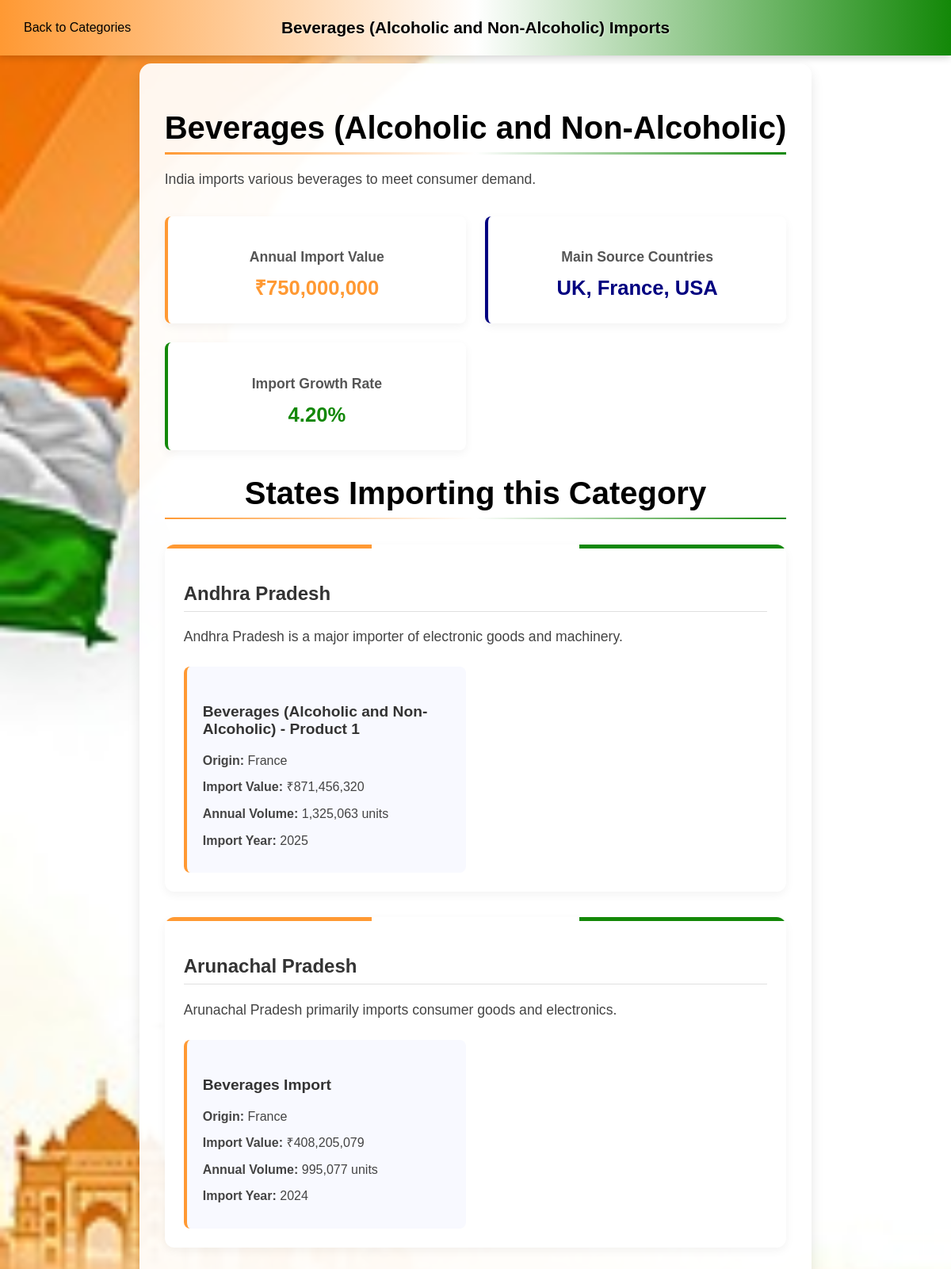
The page /pages/categories_detail.php?id=5 on the database its author committed.
### tables this page shows
CREATE TABLE categories (
    category_id INT AUTO_INCREMENT PRIMARY KEY,
    category_name VARCHAR(100) NOT NULL,
    category_description TEXT,
    category_image VARCHAR(255),
    annual_import_value DECIMAL(15,2),
    main_source_countries TEXT,
    import_growth_rate DECIMAL(5,2)
);

CREATE TABLE states (
    state_id INT AUTO_INCREMENT PRIMARY KEY,
    state_name VARCHAR(100) NOT NULL,
    state_description TEXT,
    state_image VARCHAR(255),
    import_volume DECIMAL(15,2),
    top_import_category VARCHAR(100),
    import_growth_rate DECIMAL(5,2)
);

CREATE TABLE product_imports (
    import_id INT AUTO_INCREMENT PRIMARY KEY,
    product_name VARCHAR(255) NOT NULL,
    state_id INT,
    category_id INT,
    import_value DECIMAL(15,2),
    origin_country VARCHAR(100),
    import_year INT,
    import_volume DECIMAL(15,2),
    FOREIGN KEY (state_id) REFERENCES states(state_id),
    FOREIGN KEY (category_id) REFERENCES categories(category_id)
);

### pages/categories_detail.php (the view, shortened to what this page needs)
<?php
include_once '../includes/db_connect.php';
$category_id = isset($_GET['id']) ? intval($_GET['id']) : 0;
$category_query = "SELECT * FROM categories WHERE category_id = ?";
$stmt = $conn->prepare($category_query);
$stmt->bind_param("i", $category_id);
$stmt->execute();
$category_result = $stmt->get_result();
if($category_result && $category_result->num_rows > 0) {
    $category = $category_result->fetch_assoc();
    $category_name = $category['category_name'];
    $category_description = $category['category_description'];
    $annual_import_value = $category['annual_import_value'];
    $main_source_countries = $category['main_source_countries'];
    $import_growth_rate = $category['import_growth_rate'];
} else {
    echo "<p>Error: Category with ID $category_id not found</p>";
    exit;
}
?>
<!DOCTYPE html>
<html lang="en">
<head>
    <link rel="stylesheet" href="../public/css/categories.css">
</head>
<body>
    <div class="navbar">
        <a href="../pages/categories.php" class="back-link">Back to Categories</a>
        <div><?php echo htmlspecialchars($category_name); ?> Imports</div>
    </div>
    <div class="category-details">
        <h1><?php echo htmlspecialchars($category_name); ?></h1>
        <p><?php echo htmlspecialchars($category_description); ?></p>
        <div class="category-stats">
            <div class="stat-item">
                <h3>Annual Import Value</h3>
                <p>₹<?php echo number_format(htmlspecialchars($annual_import_value)); ?></p>
            </div>
            <div class="stat-item">
                <h3>Main Source Countries</h3>
                <p><?php echo htmlspecialchars($main_source_countries); ?></p>
            </div>
            <div class="stat-item">
                <h3>Import Growth Rate</h3>
                <p><?php echo htmlspecialchars($import_growth_rate); ?>%</p>
            </div>
        </div>
        <h2>States Importing this Category</h2>
        <?php
        $states_query = "SELECT DISTINCT s.state_id, s.state_name, s.state_description
                        FROM states s
                        JOIN product_imports pi ON s.state_id = pi.state_id
                        WHERE pi.category_id = ?";
        $states_stmt = $conn->prepare($states_query);
        if (!$states_stmt) {
            echo "<p>Error preparing states query: " . $conn->error . "</p>";
        } else {
            $states_stmt->bind_param("i", $category_id);
            $states_stmt->execute();
            $states_result = $states_stmt->get_result();
            $states = [];
            if($states_result && $states_result->num_rows > 0) {
                while($row = $states_result->fetch_assoc()) {
                    $states[] = $row;
                }
                foreach($states as $state) {
                    echo "<div class='state-section'>";
                    echo "<h3>" . htmlspecialchars($state['state_name']) . "</h3>";
                    echo "<p>" . htmlspecialchars($state['state_description']) . "</p>";
                    $products_query = "SELECT * FROM product_imports
                                    WHERE state_id = ? AND category_id = ?";
                    $products_stmt = $conn->prepare($products_query);
                    if (!$products_stmt) {
                        echo "<p>Error preparing products query: " . $conn->error . "</p>";
                    } else {
                        $products_stmt->bind_param("ii", $state['state_id'], $category_id);
                        $products_stmt->execute();
                        $products_result = $products_stmt->get_result();
                        echo "<div class='import-items'>";
                        if($products_result && $products_result->num_rows > 0) {
                            while($product = $products_result->fetch_assoc()) {
                                echo "<div class='import-item'>";
                                echo "<h4>" . htmlspecialchars($product['product_name']) . "</h4>";
                                echo "<p><strong>Origin:</strong> " . htmlspecialchars($product['origin_country']) . "</p>";
                                echo "<p><strong>Import Value:</strong> ₹" . number_format(htmlspecialchars($product['import_value'])) . "</p>";
                                echo "<p><strong>Annual Volume:</strong> " . number_format(htmlspecialchars($product['import_volume'])) . " units</p>";
                                echo "<p><strong>Import Year:</strong> " . htmlspecialchars($product['import_year']) . "</p>";
                                echo "</div>";
                            }
                        } else {
                            echo "<p>No products found in this category for this state.</p>";
                        }
                        echo "</div>";
                    }
                    echo "</div>";
                }
            } else {
                echo "<p>No states found importing this category.</p>";
            }
        }
        ?>
    </div>
</body>
</html>

### public/css/categories.css (style rules this page uses)
body { padding-top: 20px; margin: 0; padding: 0; font-family: Arial, sans-serif; background: url('../images/categories/bg.jpg') no-repeat center center fixed; background-size: cover; color: #000; overflow-x: hidden; display: flex; flex-wrap: wrap; justify-content: center; align-items: flex-start; }
.navbar { position: fixed; top: 0; left: 0; width: 100%; background: linear-gradient(90deg, #FF9933, #ffffff, #138808); padding: 15px 0; z-index: 1000; display: flex; align-items: center; height: 40px; color: #000; justify-content: center; box-shadow: 0 2px 10px rgba(0,0,0,0.2); }
.navbar div { font-size: 1.3rem; font-weight: 600; text-shadow: 1px 1px 2px rgba(255,255,255,0.5); position: relative; cursor: pointer; transition: transform 0.3s ease; }
.navbar div::after { content: ''; position: absolute; bottom: -5px; left: 0; width: 100%; height: 2px; background-color: blue; transform: scaleX(0); transform-origin: center; transition: transform 0.3s ease; }
.navbar .back-link { position: absolute; left: 0; top: 50%; transform: translateY(-50%); color: #000; text-decoration: none; padding: 10px 30px; font-weight: 500; transition: transform 0.3s ease; }
.navbar .back-link::after { content: ''; position: absolute; bottom: 5px; left: 30px; width: calc(100% - 60px); height: 2px; background-color: blue; transform: scaleX(0); transform-origin: left; transition: transform 0.3s ease; }
.category-details { max-width: 1200px; margin: 80px auto 2rem; padding: 1.5rem; background-color: rgba(255, 255, 255, 0.92); border-radius: 15px; box-shadow: 0 8px 16px rgba(0, 0, 0, 0.1); }
.category-details h1 { font-size: 2.5rem; color: #000; margin-bottom: 1rem; border-bottom: 3px solid; border-image: linear-gradient(to right, #FF9933, #ffffff, #138808) 1; padding-bottom: 0.5rem; text-align: center; }
.category-details p { font-size: 1.1rem; margin-bottom: 1.5rem; color: #444; line-height: 1.6; }
.category-stats { display: grid; grid-template-columns: repeat(auto-fit, minmax(250px, 1fr)); gap: 1.5rem; margin: 2rem 0; }
.stat-item { background-color: white; border-radius: 8px; padding: 1.5rem; box-shadow: 0 4px 12px rgba(0, 0, 0, 0.05); transition: transform 0.3s ease, box-shadow 0.3s ease; text-align: center; }
.stat-item:nth-child(3n+1) { border-left: 4px solid #FF9933; }
.stat-item:nth-child(3n+2) { border-left: 4px solid #000080; }
.stat-item:nth-child(3n+3) { border-left: 4px solid #138808; }
.stat-item h3 { font-size: 1.1rem; color: #555; margin-bottom: 0.5rem; }
.stat-item p { font-size: 1.6rem; font-weight: 600; margin: 0; }
.stat-item:nth-child(3n+1) p { color: #FF9933; }
.stat-item:nth-child(3n+2) p { color: #000080; }
.stat-item:nth-child(3n+3) p { color: #138808; }
.state-section { background-color: white; border-radius: 12px; margin: 2rem 0; padding: 1.5rem; box-shadow: 0 4px 12px rgba(0, 0, 0, 0.05); transition: transform 0.3s ease; overflow: hidden; position: relative; }
.state-section::before { content: ''; position: absolute; top: 0; left: 0; right: 0; height: 5px; background: linear-gradient(to right, #FF9933 33.33%, #ffffff 33.33%, #ffffff 66.66%, #138808 66.66%); }
.state-section h3 { font-size: 1.5rem; color: #333; margin-bottom: 1rem; padding-bottom: 0.5rem; border-bottom: 1px solid #e0e0e0; }
.import-items { display: grid; grid-template-columns: repeat(auto-fill, minmax(300px, 1fr)); gap: 1.5rem; margin-top: 1.5rem; }
.import-item { background-color: #f8f9ff; border-radius: 8px; padding: 1.25rem; transition: transform 0.3s ease, box-shadow 0.3s ease; position: relative; overflow: hidden; }
.import-item:nth-child(3n+1) { border-left: 4px solid #FF9933; }
.import-item h4 { font-size: 1.2rem; color: #333; margin-bottom: 1rem; }
.import-item p { margin: 0.5rem 0; font-size: 1rem; }
h2 { font-size: 1.8rem; color: #000; margin: 2rem 0 1rem; padding-bottom: 0.5rem; border-bottom: 2px solid; border-image: linear-gradient(to right, #FF9933, #ffffff, #138808) 1; text-align: center; }
@media (min-width: 1200px) { .category-details { padding: 2rem; } }
@media (min-width: 1200px) { h2, .category-details h1 { font-size: 2.5rem; } }

### rows shown on the page
categories: category_name "Beverages (Alcoholic and Non-Alcoholic)", category_description "India imports various beverages to meet consumer demand.", annual_import_value "750,000,000", main_source_countries "UK, France, USA", import_growth_rate "4.20"
states: state_name "Andhra Pradesh", state_description "Andhra Pradesh is a major importer of electronic goods and machinery."
product_imports: product_name "Beverages (Alcoholic and Non-Alcoholic) - Product 1", origin_country "France", import_value "871,456,320", import_volume "1,325,063", import_year "2025"
states: state_name "Arunachal Pradesh", state_description "Arunachal Pradesh primarily imports consumer goods and electronics."
product_imports: product_name "Beverages Import", origin_country "France", import_value "408,205,079", import_volume "995,077", import_year "2024"
